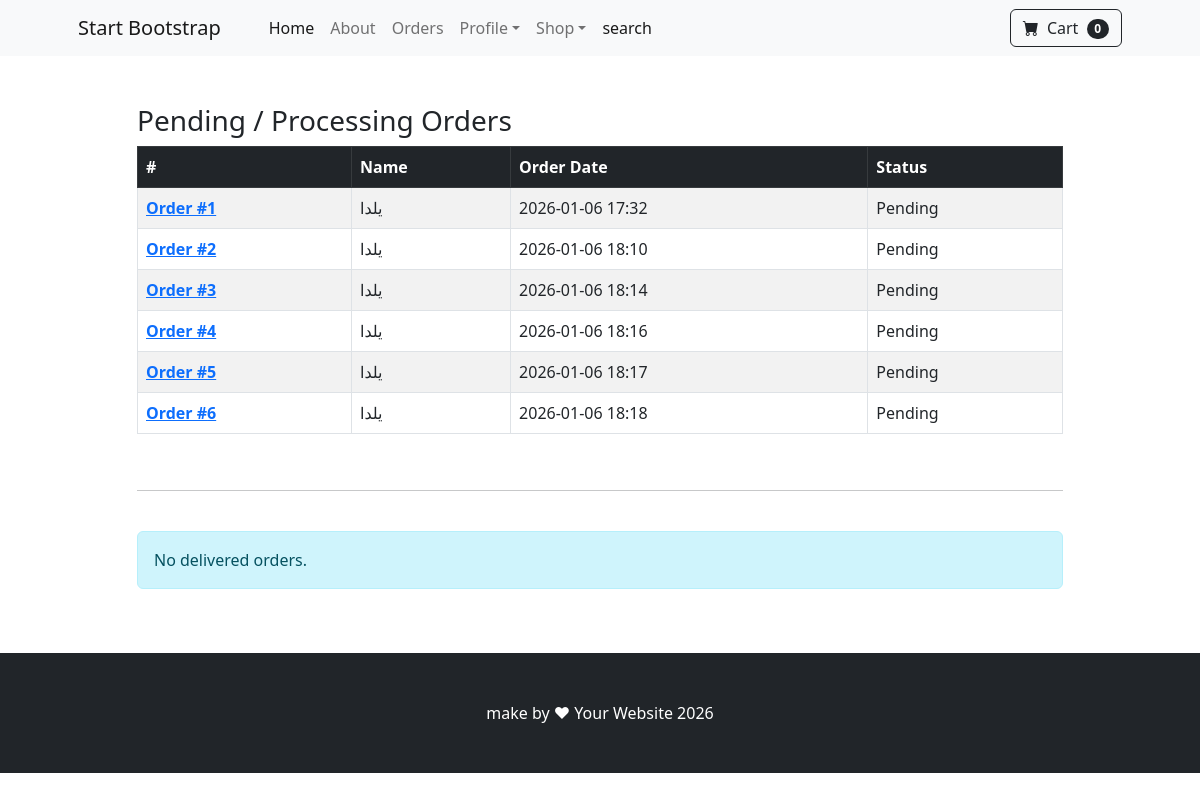
Screenshot of /orders/ (signed in) with the database file from the repository.
### payment/models.py (models this page shows, shortened)
class Order(models.Model):
    STATUS_ORDER=[
        ('pending','paymant'),
        ('processing','process'),
        ('shipped','sending items to  post'),
        ('deleverd','deliverd')
    ]
    user = models.ForeignKey(User, on_delete=models.CASCADE,null=True, blank=True)
    full_name = models.CharField(max_length=250)
    email=models.CharField(max_length=300)
    shipping_address = models.TextField(max_length=150000)
    amount_paid=models.DecimalField(max_digits=12, decimal_places=0, default=0)
    date_ordered=models.DateTimeField(auto_now_add=True)
    status=models.CharField(max_length=50,choices=STATUS_ORDER,default='pending')
    last_update=models.DateTimeField(auto_now=True)
    class Meta:
        verbose_name_plural = "Orders"

### shop/views.py (the view)
# urls.py: path('orders/', views.user_orders,name='orders'),
def user_orders(request):
    if request.user.is_authenticated:
        deleverd_orders=Order.objects.filter(user=request.user,status= 'deleverd')
        other_orders=Order.objects.filter(user=request.user).exclude(status= 'deleverd')
        context={
            'delivered':deleverd_orders,
            'other':other_orders
        }
        return render(request, 'orders.html', context)
    else:
        messages.success(request,'dont have this page!!!')
        return redirect('home')

### cart/cart.py (called while the page is built)
    def __len__(self):
        return len(self.cart)

### cart/context_processors.py (called while the page is built)
def cart(request):
    return {'cart': Cart(request)}

### shop/templates/orders.html
{% extends 'base.html' %}
{% block content %}
<br><br>
<div class="container">
    <div class="row justify-content-center">
        <div class="col-10">
            {% if other %}
            <h3>Pending / Processing Orders</h3>
            <table class="table table-striped table-bordered">
                <thead class="table-dark">
                    <tr>
                        <th scope="col">#</th>
                        <th scope="col">Name</th>
                        <th scope="col">Order Date</th>
                        <th scope="col">Status</th>
                    </tr>
                </thead>
                <tbody>
                    {% for order in other %}
                    <tr>
                        <th scope="row">
                            <a href="{% url 'order_details' order.id %}">Order #{{ order.id }}</a>
                        </th>
                        <td>{{ order.full_name }}</td>
                        <td>{{ order.date_ordered|date:"Y-m-d H:i" }}</td>
                        <td>{{ order.status|capfirst }}</td>
                    </tr>
                    {% endfor %}
                </tbody>
            </table>
            {% else %}
            <div class="alert alert-info">No pending orders.</div>
            {% endif %}
            <br>
            <hr>
            <br>
            {% if delivered %}
            <h3>Delivered Orders</h3>
            <table class="table table-striped table-bordered">
                <thead class="table-success">
                    <tr>
                        <th scope="col">#</th>
                        <th scope="col">Name</th>
                        <th scope="col">Last Update</th>
                        <th scope="col">Status</th>
                    </tr>
                </thead>
                <tbody>
                    {% for order in delivered %}
                    <tr>
                        <th scope="row">
                            <a href="{% url 'order_details' order.id %}">Order #{{ order.id }}</a>
                        </th>
                        <td>{{ order.full_name }}</td>
                        <td>{{ order.last_update|date:"Y-m-d H:i" }}</td>
                        <td>{{ order.status|capfirst }}</td>
                    </tr>
                    {% endfor %}
                </tbody>
            </table>
            {% else %}
            <div class="alert alert-info">No delivered orders.</div>
            {% endif %}
        </div>
    </div>
</div>
<br><br>
{% endblock %}

### rows the page displays
Order: id "1", full_name "یلدا", date_ordered "2026-01-06 17:32", status "Pending"
Order: id "2", full_name "یلدا", date_ordered "2026-01-06 18:10", status "Pending"
Order: id "3", full_name "یلدا", date_ordered "2026-01-06 18:14", status "Pending"
Order: id "4", full_name "یلدا", date_ordered "2026-01-06 18:16", status "Pending"
Order: id "5", full_name "یلدا", date_ordered "2026-01-06 18:17", status "Pending"
Order: id "6", full_name "یلدا", date_ordered "2026-01-06 18:18", status "Pending"

### other values shown
{{ cart|length }} "0"
